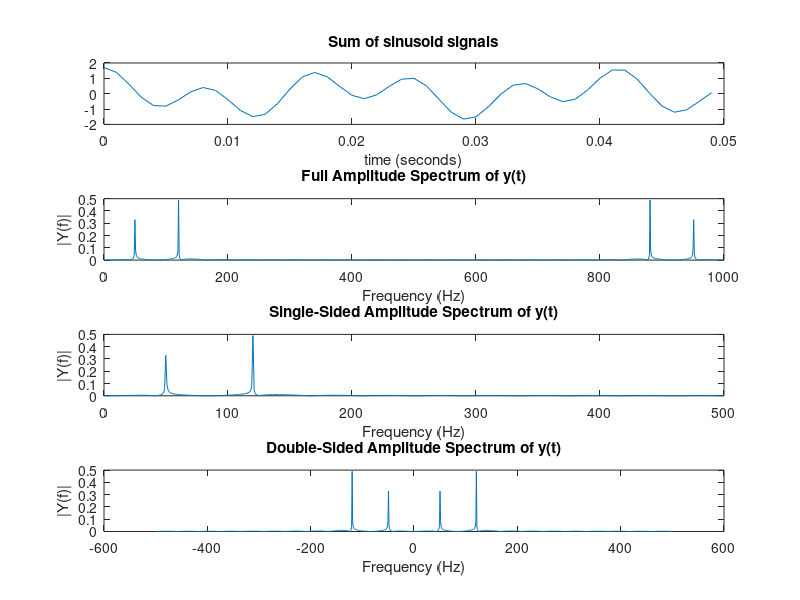

The MATLAB source for this figure:
% for fft look under fft.pdf under engineering docs 
clear
clc

% xxxxx 
% note: 
% also see page 75 computer exploration book
% 
% where N samples were taken from x which was non zero for only T secs
% then timeperiod for each sample tau=T/N
% 
% it also means that max amount of freq that can detected in this 
% sampling is 2pi/tau
% 
% also the smallest amount of freq that can be detected in the sampling is
% 2pi/(T =N*tau)
% 
% which implies w is taken from 2*pi*k/(T=N*tau) where k varies from 0:N
% i.e it will be 0,2pi/N*tau=2pi/T,2pi2/N*tau = 2pi2/T,
% 2piN/T=2piN/N*tau=2pi/tau
% 
% wk varies as 2pik/(T=N*tau) for  0<=k<=N
% 
% for descrete times we do not consider the effect of intermediat time values
% we take tau to be equal to 1
% 
% hence wk varies from 0,2pi/N,2pi2/N...2pi
% 
% w=2pik/N for 0<=k<=N

Fs = 1000;                    % Sampling frequency
T = 1/Fs;                     % Sample time
L = 1000;                     % Length of signal
t = (0:L-1)*T;                % Time vector

% Sum of a 50 Hz sinusoid and a 120 Hz sinusoid
y = 0.7*cos(2*pi*50*t) + cos(2*pi*120*t); 

% Next power of 2 from length of y
nfft = 2^nextpow2(L); 

% Normalized fft => fft/N returns ak see page 47 on exploration book
Y = fft(y,nfft)/L; 

% shifted y
Ys = fftshift(fft(y,nfft))/L;

% The FFT contains information between 0 and fs from the fft.pdf in
% engineering docs folder on desktop
f = (Fs)*linspace(0,1,nfft);

% to get only one side of the spectrum
fhalf=(Fs/2)*linspace(0,1,nfft/2+1);

% shifted frequencies
fs_half=(Fs/2)*linspace(-1,1,nfft);

figure(1)
clf

subplot(411)
plot(t(1:50),y(1:50))
title('Sum of sinusoid signals')
xlabel('time (seconds)')

subplot(412)
plot(f,abs(Y))
title('Full Amplitude Spectrum of y(t)')
xlabel('Frequency (Hz)')
ylabel('|Y(f)|')

% Plot single-sided amplitude spectrum.
subplot(413)
plot(fhalf,abs(Y(1:nfft/2+1)))
title('Single-Sided Amplitude Spectrum of y(t)')
xlabel('Frequency (Hz)')
ylabel('|Y(f)|')

subplot(414)
plot(fs_half,abs(Ys))
title('Double-Sided Amplitude Spectrum of y(t)')
xlabel('Frequency (Hz)')
ylabel('|Y(f)|')

return